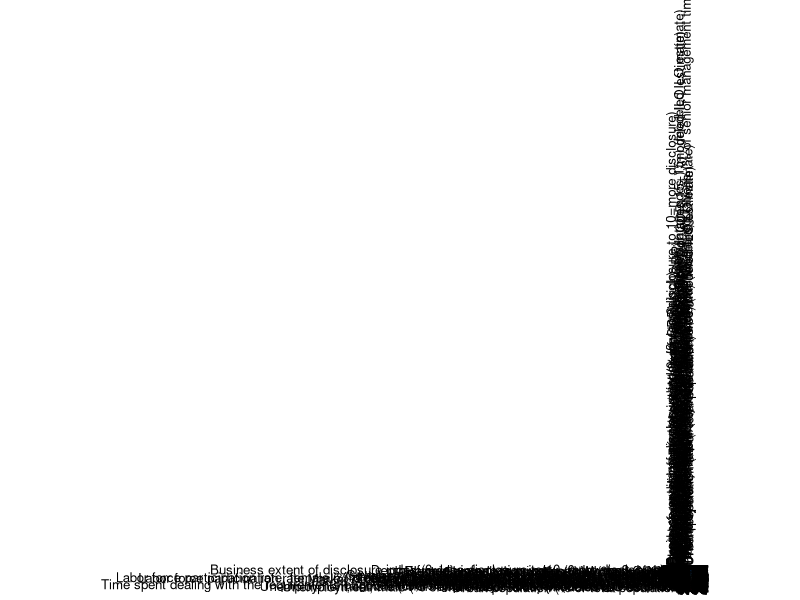

Reproduce this figure in R.
# Load necessary libraries
library(dplyr)
library(readr)
library(tidyr)
library(corrplot)

# Load datasets
dimension_country <- read_csv("Data/dimension_country.csv")
dimension_indicator <- read_csv("Data/dimension_indicator.csv")
facttable <- read_csv("Data/facttable.csv")

# Merge facttable with indicator names
merged_data <- facttable %>%
  left_join(dimension_indicator, by = "Indicator Code")

# Aggregate data: Compute the average value per indicator per country
aggregated_data <- merged_data %>%
  select(`Country Code`, `Indicator Name`, `2000`:`2021`) %>%
  pivot_longer(cols = `2000`:`2021`, names_to = "Year", values_to = "Value") %>%
  group_by(`Country Code`, `Indicator Name`) %>%
  summarise(Average_Value = mean(Value, na.rm = TRUE), .groups = "drop")

# Reshape data: Pivot so indicators become columns without years
reshaped_data <- aggregated_data %>%
  pivot_wider(names_from = `Indicator Name`, values_from = Average_Value)

# Remove non-numeric columns
numeric_data <- reshaped_data %>% select(-`Country Code`)

# Ensure only indicators are present
numeric_data <- numeric_data %>% select(where(is.numeric))

# Compute correlation matrix
cor_matrix <- cor(numeric_data, use = "pairwise.complete.obs")

# Print correlation matrix
print(cor_matrix)

# Generate a correlation matrix diagram
corrplot(cor_matrix, method = "color", type = "upper", tl.cex = 0.8, tl.col = "black", addCoef.col = "black")
